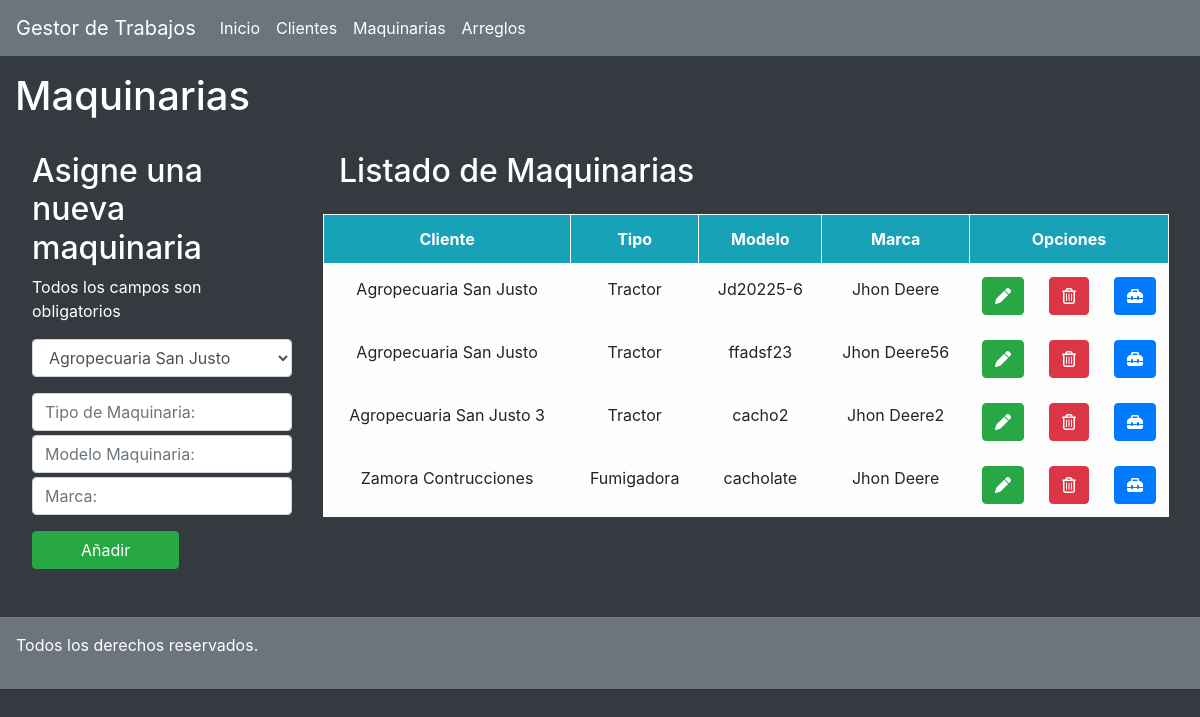
Page /clientes/maquinarias/ on the earlier database version.
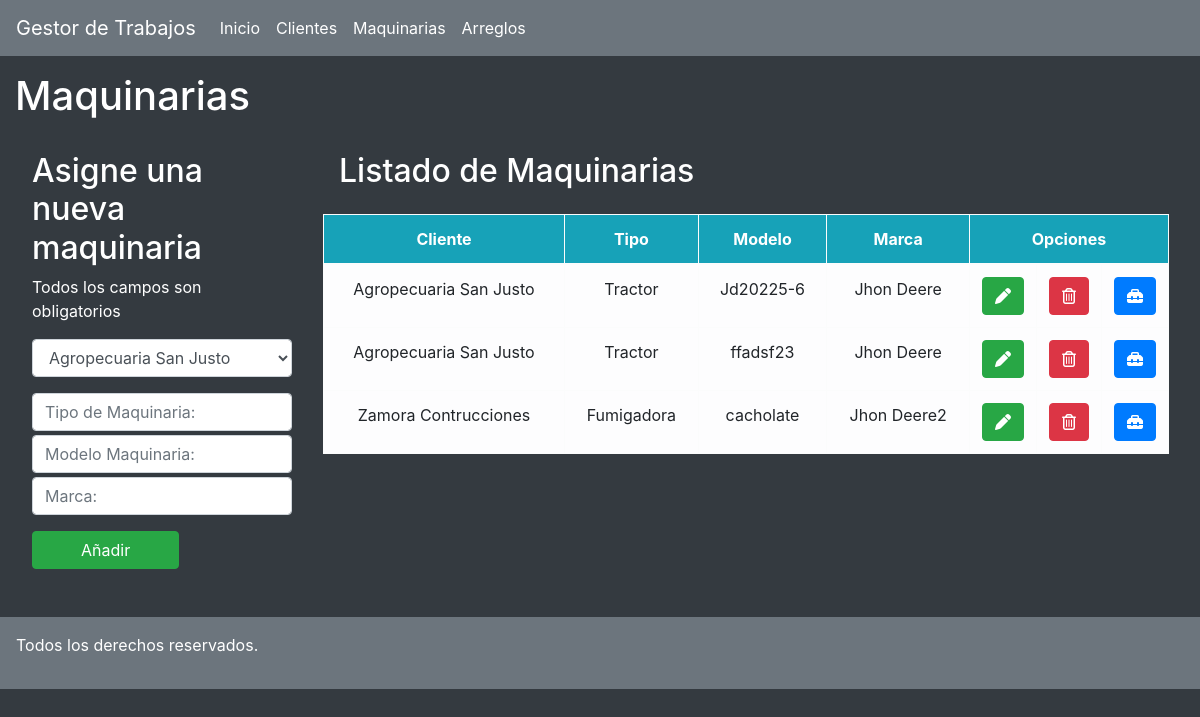
Same page on the later database version.
### clientes/models.py (models this page shows, shortened)
class Maquinarias(models.Model):
    propietario = models.ForeignKey(Clientes, null= True, blank = True, on_delete=models.CASCADE)
    tipo = models.CharField(max_length=50)
    modelo = models.CharField(max_length=50)
    marca = models.CharField(max_length=50)

class Clientes(models.Model):
    empresa = models.CharField(max_length=50,null=True,blank=True)
    condicion_iva = models.CharField(max_length=30)
    telefono = models.IntegerField(null=True,blank=True)
    domicilio = models.CharField(max_length=100)
    mail = models.EmailField(null=True,blank=True)
    cuit = models.IntegerField()
    def __str__(self): #es para que cuando lo pidamos me devuelva algo legible, en este caso el nombre
        return f'{self.empresa}'

### clientes/views.py (the view)
# urls.py: path('maquinarias/', maquinarias, name='maquinarias'),
def maquinarias(request):
    clientes = Clientes.objects.all()
    maquinarias = Maquinarias.objects.all()
    return render(request, 'maquinarias.html', {"maquinarias": maquinarias,"clientes": clientes})

### clientes/templates/maquinarias.html (shortened to what this page needs)
{% extends "./base.html" %}
{% block body%}
<div class="col-12">
    <h1 class="mt-3 text-white">Maquinarias</h1>
</div>
<div class="row m-3">
    <div class="col-3 p-3 text-white">
        <h2>Asigne una nueva maquinaria</h2>
        <p class="warning">Todos los campos son obligatorios</p>
        <form action="../agregar_maquinarias/" class="form-group" method="POST">
            <select class="form-control mb-3" aria-label=".form-select-sm example" name="propietario" id="propietario">
                {% for clientes in clientes %}
                    <option value="{{clientes.id}}">{{clientes.empresa}}</option>
                {%endfor%}
            </select>
            <input type="text" name="tipo" class="form-control mt-1" placeholder="Tipo de Maquinaria:">
            <input type="text" name="modelo" class="form-control mt-1" placeholder="Modelo Maquinaria:">
            <input type="text" name="marca" class="form-control mt-1" placeholder="Marca:">
            <button class="btn btn-success aling-center px-5 mt-3">Añadir</button>
        </form>
    </div>
    <div class="col-9">
        <h2 class="p-3 text-white">Listado de Maquinarias</h2>
        <table class="table col-12 text-center table-bordered table-light table-hover">
            <thead class="bg-info text-white">
                <tr>
                    <th>Cliente</th>
                    <th>Tipo</th>
                    <th>Modelo</th>
                    <th>Marca</th>
                    <th colspan="3" class="col-2">Opciones</th>
                </tr>
            </thead>
            <tbody class="">
                {% for maquinarias in maquinarias %}
                <tr>
                    <td> {{ maquinarias.propietario}} </td>
                    <td> {{ maquinarias.tipo}} </td>
                    <td> {{ maquinarias.modelo}} </td>
                    <td> {{ maquinarias.marca}} </td>
                    <td><a href="../editar_maquinarias/{{maquinarias.id}}" class="btn btn-success" title="Editar"><i class="fas fa-pen"></i></a></td>
                    <td><a href="../eliminar_maquinaria/{{maquinarias.id}}" class="btn btn-danger" title="Eliminar"><i class="far fa-trash-alt"></i></a></td>
                    <td><a href="../arreglos-cliente/{{maquinarias.id}}" class="btn btn-primary" title="Arreglos"><i class="fas fa-toolbox"></i></a></td>
                </tr>
                {% endfor %}
            </tbody>
        </table>
    </div>
</div>
{%endblock%}

Differences in the rows shown:
removed Maquinarias: propietario "Agropecuaria San Justo 3", tipo "Tractor", modelo "cacho2", marca "Jhon Deere2"
changed Maquinarias "ffadsf23": marca "Jhon Deere56" → "Jhon Deere"
changed Maquinarias "Fumigadora": marca "Jhon Deere" → "Jhon Deere2"
